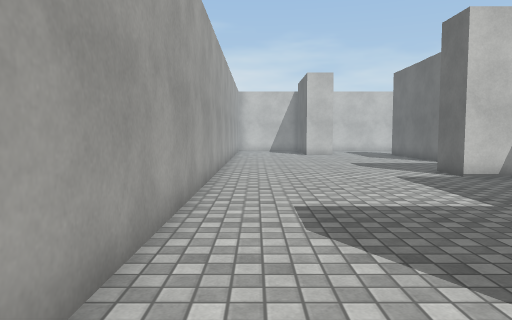
View 1 (above)

24 first-person views from a walk through a scene from a Unity 3-D project. The camera is 1.2 m above the floor, tilts 4° down and sees 70° across. The floor is counted in squares, 1 m on a side. Each view is taken from the middle of a square. On the plan, view 1 faces up. The plan holds only what a view shows up to about 15 squares ahead; the rest is blank. The place goes on beyond the plan. The player is left out. Surface patterns are stand-ins for the level's own textures.

View 2
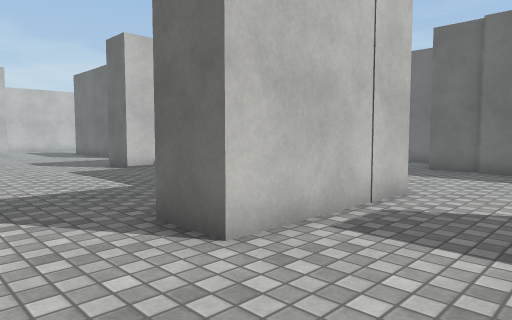

View 3
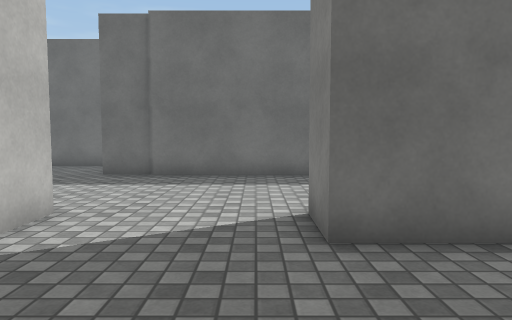

View 4
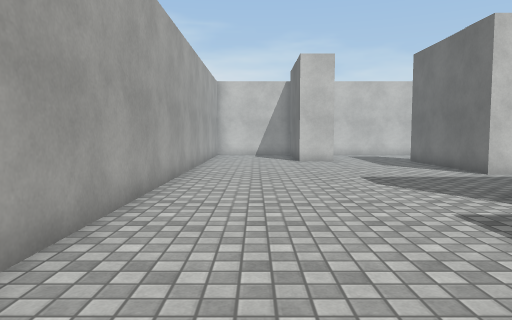

View 5
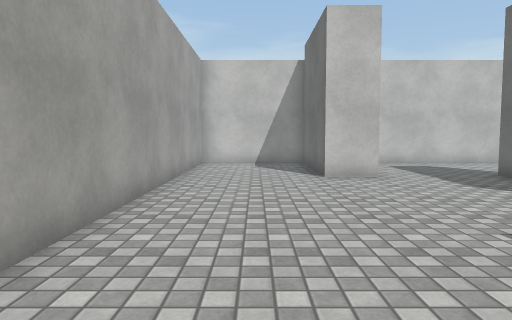

View 6
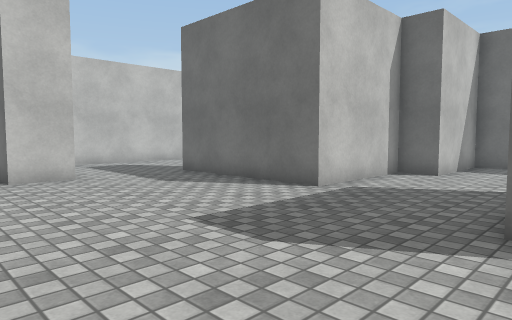

View 7
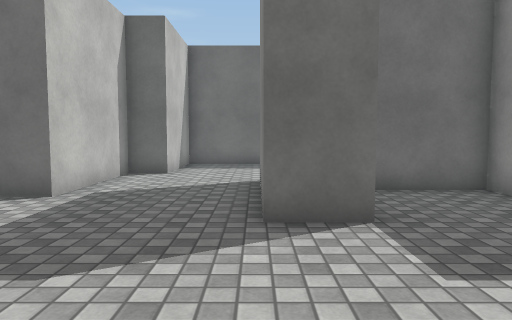

View 8
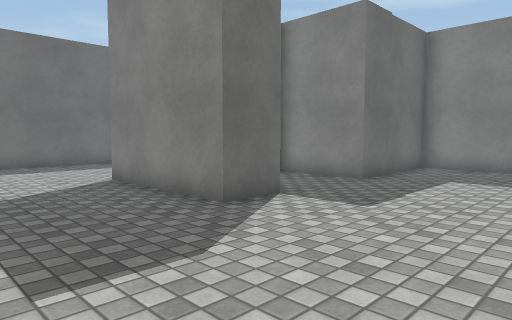

View 9
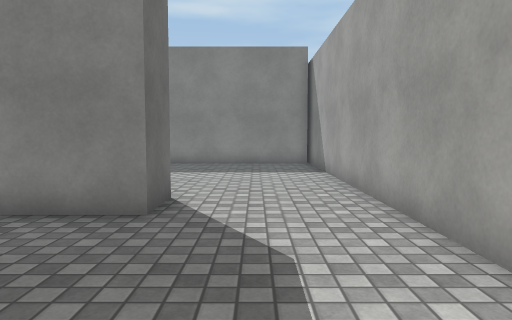

View 10
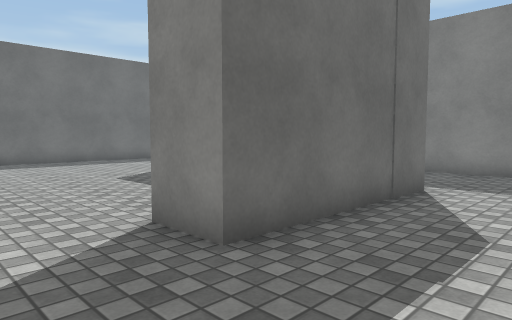

View 11
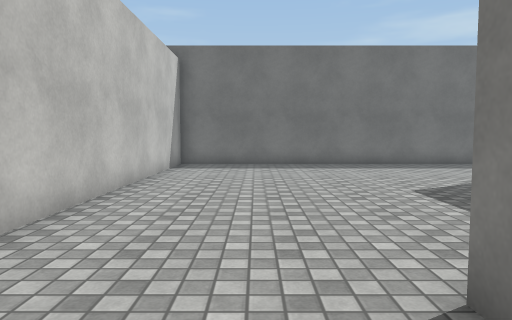

View 12
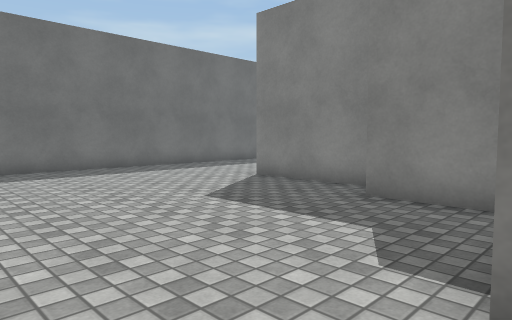

View 13
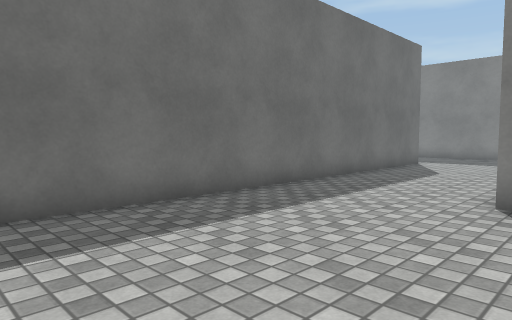

View 14
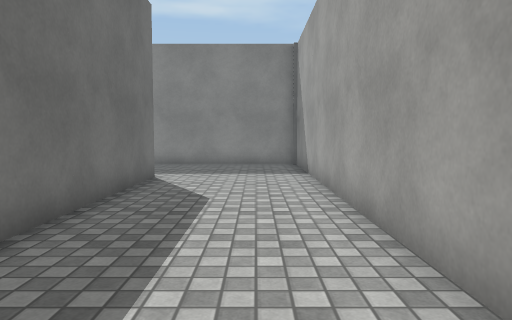

View 15
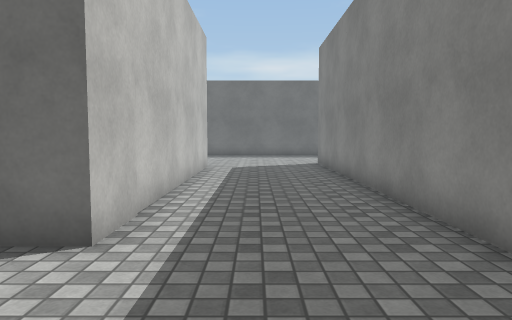

View 16
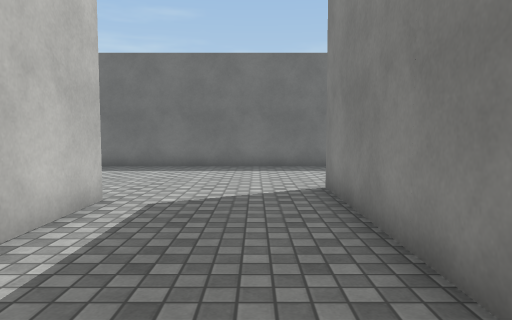

View 17
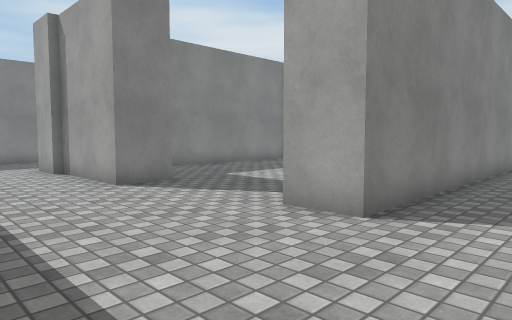

View 18
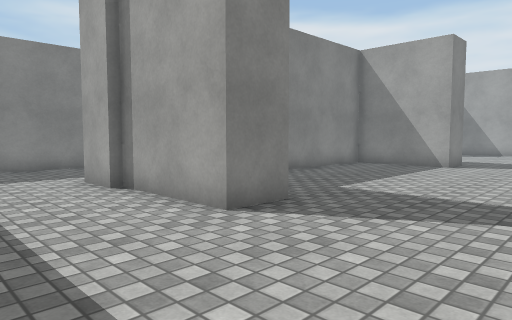

View 19
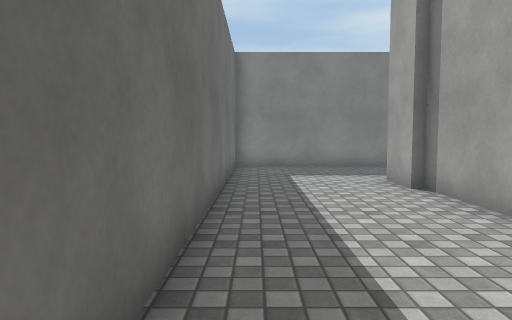

View 20
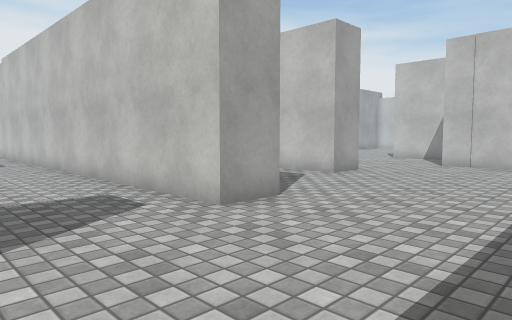

View 21
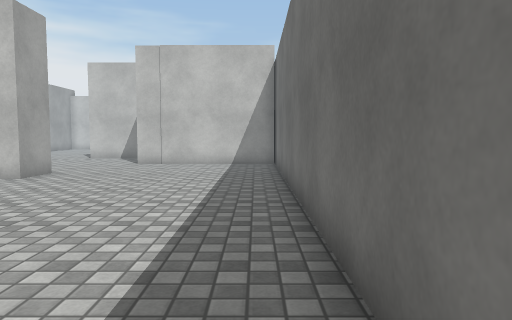

View 22
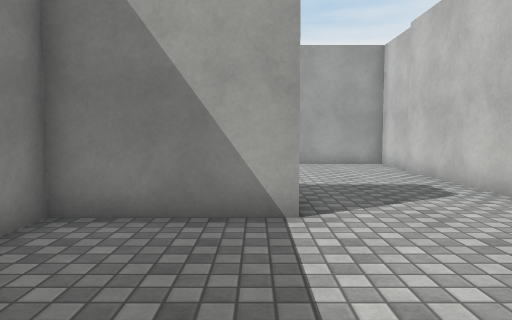

View 23
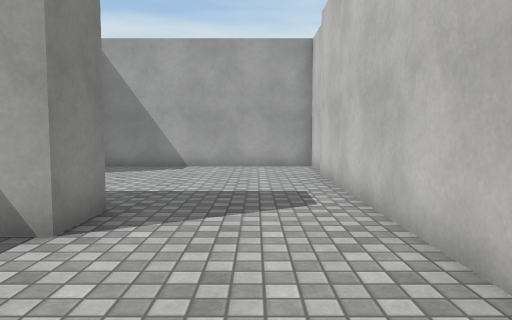

View 24
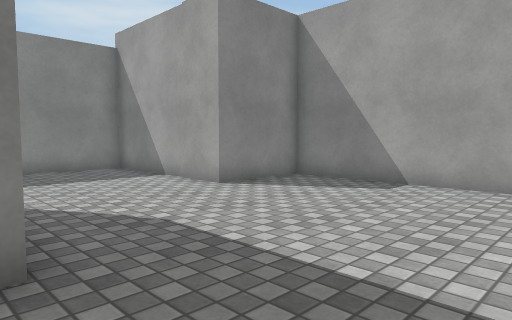

### Floor plan
Points are (right, up) in squares from view 1. A wall is a line through its corners. A room is listed if a view was taken in it or the views show most of it. See-through windows are left out.
Room 1 (views 1, 2, 3, 4, 5, 6, 7, 8, 9)
walls: (7.6, 1.1) (2.6, 1.1) (2.6, 2.6) (6, 2.6) (6, 7) (8.9, 7) (8.9, 9.5); (7.4, 10.4) (6, 10.4) (6, 11.9) (10.5, 11.9); (13, 1.1) (13, 2.6); (6, -4.9) (6, -2.8) (7.5, -2.8); (12.7, -3.6) (12.7, 1.1); (15.9, 3.8) (15.9, 5.9); (15.9, 9.5) (15.9, 14.7) (12.2, 14.7) (12.2, 15.9) (8, 15.9) (8, 19.6); (4.5, 21.3) (3, 21.3) (3, 26.1) (-1.2, 26.1) (-1.2, -7) (4.6, -7)
ways out: opening at (6, 20.3) to room 2
Room 2 (views 10, 11, 12, 13, 14, 15, 16, 17, 18, 19, 20, 21, 22, 23, 24)
walls: (16.8, 1.1) (14.2, 1.1) (14.2, -7) (17.4, -7) (17.4, -8.6); (31.6, 8.4) (31.6, 6.8) (21.8, 6.8) (21.8, 26.1) (6, 26.1); (22.2, -3.4) (23.8, -3.4) (23.8, -7) (30.5, -7); (17.4, 14.9) (17.4, 2.4) (33.2, 2.4) (33.2, 0.9) (17.1, 0.9); (32.8, -3.4) (34.3, -3.4) (34.3, -7.1); (17.2, -8.6) (17.2, -12.7) (20.2, -12.7); (13.1, 16.2) (16.8, 16.2); (34.6, -7) (34.6, -8.6); (10.2, 17.4) (12.6, 17.4); (33, -12.7) (38.9, -12.7); (8, 19.6) (8, 21.5) (9.6, 21.5); (38.8, -12.2) (38.8, 11.8) (33.1, 11.8)
ways out: opening at (6, 20.3) to room 1; opening at (32.7, 10)

Where each view was taken, in squares from view 1:
view 1: 0 up, 0 right, facing up
view 2: 2 down, 0 right, facing up-right
view 3: 2 down, 2 right, facing right
view 4: 5 up, 1 right, facing up
view 5: 11 up, 1 right, facing up
view 6: 11 up, 1 right, facing up-right
view 7: 12 up, 1 right, facing right
view 8: 16 up, 1 right, facing down-right
view 9: 8 up, 1 right, facing down
view 10: 24 up, 5 right, facing down-right
view 11: 23 up, 7 right, facing right
view 12: 24 up, 9 right, facing down-right
view 13: 22 up, 16 right, facing down-right
view 14: 17 up, 19 right, facing down
view 15: 5 up, 18 right, facing right
view 16: 4 up, 25 right, facing right
view 17: 5 up, 38 right, facing down-left
view 18: 1 up, 38 right, facing down-left
view 19: 1 up, 38 right, facing down
view 20: 3 down, 38 right, facing up-left
view 21: 3 down, 38 right, facing up
view 22: 4 down, 29 right, facing left
view 23: 1 down, 28 right, facing left
view 24: 0 up, 23 right, facing down-left
